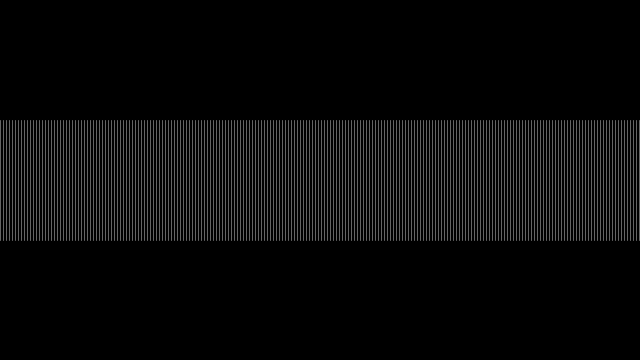
Frame 1 (no input)
Frame 60 (the mouse pressed at the canvas centre just before this capture): identical to frame 1, image omitted
Frame 120 (the mouse held since frame 60 and released just before this capture): identical to frame 1, image omitted

The Processing sketch that drew this single still picture (run headless with seeded random() and noise(); from frame 60 on, the mouse is pressed at the canvas centre):

// Processing sketch: processing_107432
// ── processing_107432.pde

void setup () {
  size(640,360);
  stroke(255,100);
   
}
 
void draw () {
  background(0,0,0);
  for(int jalea=0; jalea<640; jalea++){
  line(jalea*3,120,jalea*3,240);
  }
}
